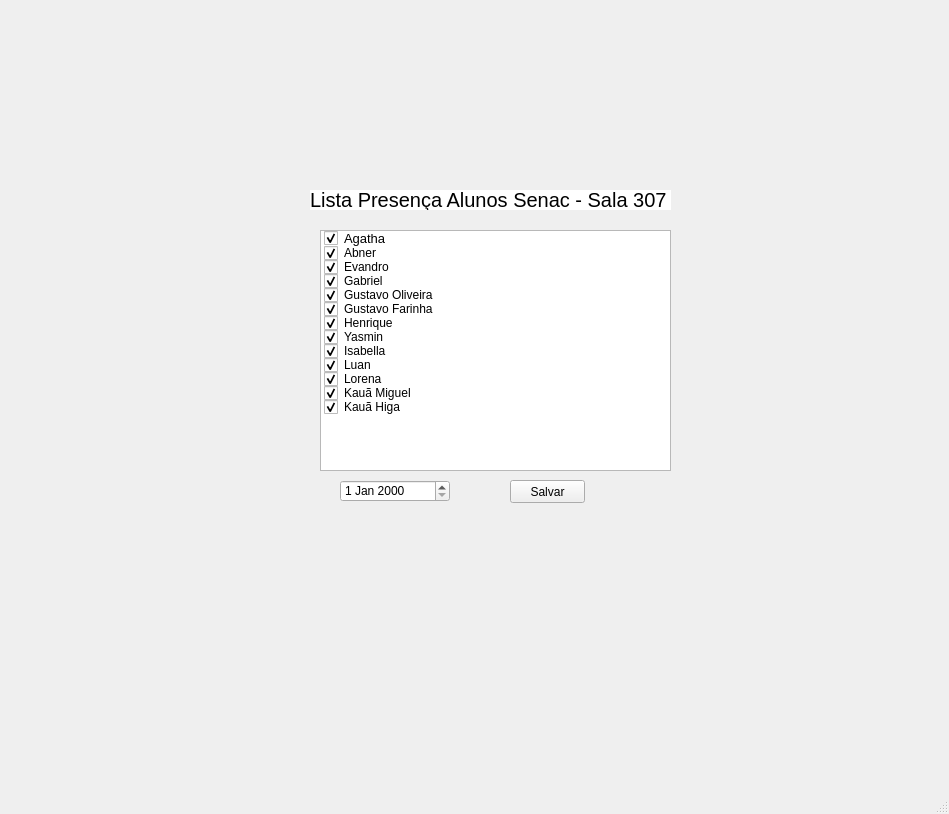
<?xml version="1.0" encoding="UTF-8"?>
<ui version="4.0">
 <class>MainWindow</class>
 <widget class="QMainWindow" name="MainWindow">
  <property name="geometry">
   <rect>
    <x>0</x>
    <y>0</y>
    <width>949</width>
    <height>814</height>
   </rect>
  </property>
  <property name="windowTitle">
   <string>MainWindow</string>
  </property>
  <widget class="QWidget" name="centralwidget">
   <widget class="QLabel" name="label">
    <property name="geometry">
     <rect>
      <x>0</x>
      <y>0</y>
      <width>951</width>
      <height>781</height>
     </rect>
    </property>
    <property name="text">
     <string/>
    </property>
    <property name="pixmap">
     <pixmap>Anexo_133420509993143567.jpg</pixmap>
    </property>
    <property name="scaledContents">
     <bool>true</bool>
    </property>
   </widget>
   <widget class="QLabel" name="label_3">
    <property name="geometry">
     <rect>
      <x>10</x>
      <y>10</y>
      <width>301</width>
      <height>121</height>
     </rect>
    </property>
    <property name="text">
     <string/>
    </property>
    <property name="pixmap">
     <pixmap>logo.png</pixmap>
    </property>
    <property name="scaledContents">
     <bool>true</bool>
    </property>
   </widget>
   <widget class="QLabel" name="label_4">
    <property name="geometry">
     <rect>
      <x>150</x>
      <y>560</y>
      <width>651</width>
      <height>171</height>
     </rect>
    </property>
    <property name="text">
     <string/>
    </property>
    <property name="pixmap">
     <pixmap>banner-fapec-151.jpg</pixmap>
    </property>
    <property name="scaledContents">
     <bool>true</bool>
    </property>
   </widget>
   <widget class="QListWidget" name="listWidget">
    <property name="geometry">
     <rect>
      <x>320</x>
      <y>230</y>
      <width>351</width>
      <height>241</height>
     </rect>
    </property>
    <item>
     <property name="text">
      <string>Agatha</string>
     </property>
     <property name="font">
      <font>
       <pointsize>10</pointsize>
      </font>
     </property>
     <property name="checkState">
      <enum>Checked</enum>
     </property>
    </item>
    <item>
     <property name="text">
      <string>Abner</string>
     </property>
     <property name="checkState">
      <enum>Checked</enum>
     </property>
    </item>
    <item>
     <property name="text">
      <string>Evandro </string>
     </property>
     <property name="checkState">
      <enum>Checked</enum>
     </property>
    </item>
    <item>
     <property name="text">
      <string>Gabriel</string>
     </property>
     <property name="checkState">
      <enum>Checked</enum>
     </property>
    </item>
    <item>
     <property name="text">
      <string>Gustavo Oliveira</string>
     </property>
     <property name="checkState">
      <enum>Checked</enum>
     </property>
    </item>
    <item>
     <property name="text">
      <string>Gustavo Farinha</string>
     </property>
     <property name="checkState">
      <enum>Checked</enum>
     </property>
    </item>
    <item>
     <property name="text">
      <string>Henrique</string>
     </property>
     <property name="checkState">
      <enum>Checked</enum>
     </property>
    </item>
    <item>
     <property name="text">
      <string>Yasmin</string>
     </property>
     <property name="checkState">
      <enum>Checked</enum>
     </property>
    </item>
    <item>
     <property name="text">
      <string>Isabella</string>
     </property>
     <property name="checkState">
      <enum>Checked</enum>
     </property>
    </item>
    <item>
     <property name="text">
      <string>Luan</string>
     </property>
     <property name="checkState">
      <enum>Checked</enum>
     </property>
    </item>
    <item>
     <property name="text">
      <string>Lorena</string>
     </property>
     <property name="checkState">
      <enum>Checked</enum>
     </property>
    </item>
    <item>
     <property name="text">
      <string>Kauã Miguel</string>
     </property>
     <property name="checkState">
      <enum>Checked</enum>
     </property>
    </item>
    <item>
     <property name="text">
      <string>Kauã Higa</string>
     </property>
     <property name="checkState">
      <enum>Checked</enum>
     </property>
    </item>
   </widget>
   <widget class="QLabel" name="label_2">
    <property name="geometry">
     <rect>
      <x>310</x>
      <y>190</y>
      <width>361</width>
      <height>20</height>
     </rect>
    </property>
    <property name="font">
     <font>
      <pointsize>15</pointsize>
     </font>
    </property>
    <property name="styleSheet">
     <string notr="true">background-color:#ffffff;</string>
    </property>
    <property name="text">
     <string>Lista Presença Alunos Senac - Sala 307</string>
    </property>
   </widget>
   <widget class="QDateEdit" name="dateEdit">
    <property name="geometry">
     <rect>
      <x>340</x>
      <y>480</y>
      <width>110</width>
      <height>22</height>
     </rect>
    </property>
   </widget>
   <widget class="QPushButton" name="salvar">
    <property name="geometry">
     <rect>
      <x>510</x>
      <y>480</y>
      <width>75</width>
      <height>23</height>
     </rect>
    </property>
    <property name="text">
     <string>Salvar</string>
    </property>
   </widget>
  </widget>
  <widget class="QMenuBar" name="menubar">
   <property name="geometry">
    <rect>
     <x>0</x>
     <y>0</y>
     <width>949</width>
     <height>21</height>
    </rect>
   </property>
  </widget>
  <widget class="QStatusBar" name="statusbar"/>
 </widget>
 <resources/>
 <connections/>
</ui>
